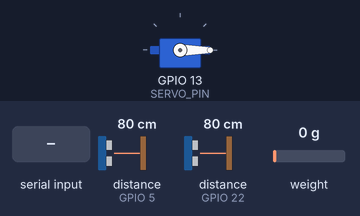
Bench run of a sketch on a simulated ESP32. Shown: servo. Wiring (inferred from the names in the program): 2 × ultrasonic range finder: trigger GPIO 18, echo GPIO 5 / trigger GPIO 23, echo GPIO 22. The inputs (shaded band) are chosen by the test bench; at power-on: distance to the obstacle (sensors on GPIO 5, GPIO 22) 80 cm, weight on the scale 0 g. The echo pulse lasts 58.3 µs per cm; WiFi joins after 1.5 s; servers stay silent unless stated; uploads are accepted with an empty reply; what the sketch prints to the serial monitor is not drawn.

Above: at 3.7 s.
3.8 s: "1" received over Serial
At 4.6 s:
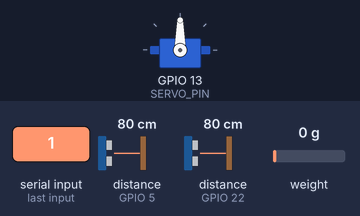
6.3 s: "0" received over Serial
At 6.8 s:
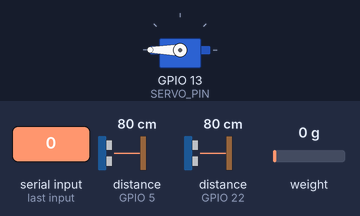
Timing chart, 0 to 9.3 s (numbered marks = the images above; inputs shaded):
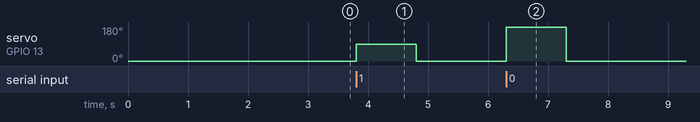

Measured:
- after the input at 3.8 s, servo on GPIO 13 (SERVO_PIN): 0° → 90° at once, → 0° 1.0 s later
- after the input at 6.3 s, servo on GPIO 13 (SERVO_PIN): 0° → 180° at once, → 0° 1.0 s later

The sketch:

esp32_main.ino
```cpp
/*
 * AIoT Smart Waste Management System
 * ====================================
 * ESP32 Firmware
 *
 * Components:
 *   - Ultrasonic Sensor 1 (Compartment 1 - Recyclable)  : Trig=GPIO23, Echo=GPIO22
 *   - Ultrasonic Sensor 2 (Compartment 2 - Non-Recyclable): Trig=GPIO18, Echo=GPIO5
 *   - Weight Sensor (HX711 Load Cell)                    : SCK=GPIO32, DT=GPIO33
 *   - Servo Motor                                        : GPIO13
 *   - Wi-Fi for sending alerts to backend server
 *
 * Serial Commands from Python ML script:
 *   '1' → Recyclable    → Servo rotates CLOCKWISE     (90°)
 *   '0' → NonRecyclable → Servo rotates ANTI-CLOCKWISE (180°)
 */

#include <WiFi.h>
#include <HTTPClient.h>
#include <ESP32Servo.h>
#include <HX711.h>

// ─── WiFi Credentials ────────────────────────────────────────────────────────
const char* SSID       = "YOUR_WIFI_SSID";
const char* PASSWORD   = "YOUR_WIFI_PASSWORD";

// ─── Backend Server ───────────────────────────────────────────────────────────
// Replace with your server IP (same network)
const char* SERVER_URL = "http://192.168.1.100:5000";

// ─── Pin Definitions ─────────────────────────────────────────────────────────
// Ultrasonic Sensor 1 (Recyclable compartment)
#define TRIG1  23
#define ECHO1  22

// Ultrasonic Sensor 2 (Non-recyclable compartment)
#define TRIG2  18
#define ECHO2  5

// HX711 Weight Sensor
#define HX711_SCK  32
#define HX711_DT   33

// Servo Motor
#define SERVO_PIN  13

// ─── Thresholds ───────────────────────────────────────────────────────────────
#define LEVEL_THRESHOLD_CM  10    // Alert when waste level < 10cm from sensor
#define WEIGHT_THRESHOLD_KG 5.0   // Alert when weight > 5kg

// ─── Objects ─────────────────────────────────────────────────────────────────
Servo wasteServo;
HX711 scale;

// ─── State ───────────────────────────────────────────────────────────────────
bool alertSent1 = false;
bool alertSent2 = false;
bool weightAlertSent = false;

// ─── Helpers ─────────────────────────────────────────────────────────────────
float measureDistance(int trigPin, int echoPin) {
  digitalWrite(trigPin, LOW);
  delayMicroseconds(2);
  digitalWrite(trigPin, HIGH);
  delayMicroseconds(10);
  digitalWrite(trigPin, LOW);
  long duration = pulseIn(echoPin, HIGH, 30000);
  return (duration * 0.034) / 2.0;   // cm
}

float readWeight() {
  if (scale.is_ready()) {
    return scale.get_units(5);        // Average of 5 readings in kg
  }
  return -1.0;
}

void sendAlert(String type, float value, String unit) {
  if (WiFi.status() != WL_CONNECTED) return;

  HTTPClient http;
  String url = String(SERVER_URL) + "/api/alert";
  http.begin(url);
  http.addHeader("Content-Type", "application/json");

  String body = "{\"type\":\"" + type + "\","
                 "\"value\":" + String(value, 2) + ","
                 "\"unit\":\"" + unit + "\"}";

  int code = http.POST(body);
  Serial.printf("Alert sent [%s=%.2f%s] → HTTP %d\n",
                type.c_str(), value, unit.c_str(), code);
  http.end();
}

void updateBinStatus(float level1, float level2, float weight) {
  if (WiFi.status() != WL_CONNECTED) return;

  HTTPClient http;
  String url = String(SERVER_URL) + "/api/bin/status";
  http.begin(url);
  http.addHeader("Content-Type", "application/json");

  String body = "{\"level_recyclable\":" + String(level1, 1) + ","
                 "\"level_nonrecyclable\":" + String(level2, 1) + ","
                 "\"weight\":" + String(weight, 2) + "}";

  http.POST(body);
  http.end();
}

// ─── Servo Control ────────────────────────────────────────────────────────────
void servoClockwise() {
  // Recyclable → rotate to 90°
  wasteServo.write(90);
  delay(1000);
  wasteServo.write(0);   // Return to neutral
}

void servoAntiClockwise() {
  // Non-Recyclable → rotate to 180°
  wasteServo.write(180);
  delay(1000);
  wasteServo.write(0);   // Return to neutral
}

// ─── Setup ───────────────────────────────────────────────────────────────────
void setup() {
  Serial.begin(9600);

  // Pin modes
  pinMode(TRIG1, OUTPUT); pinMode(ECHO1, INPUT);
  pinMode(TRIG2, OUTPUT); pinMode(ECHO2, INPUT);

  // Servo
  wasteServo.attach(SERVO_PIN);
  wasteServo.write(0);

  // HX711 Scale
  scale.begin(HX711_DT, HX711_SCK);
  scale.set_scale(2280.f);    // Calibration factor — adjust for your load cell
  scale.tare();                // Reset to zero
  Serial.println("Scale tared.");

  // WiFi
  WiFi.begin(SSID, PASSWORD);
  Serial.print("Connecting to WiFi");
  int attempts = 0;
  while (WiFi.status() != WL_CONNECTED && attempts < 20) {
    delay(500);
    Serial.print(".");
    attempts++;
  }
  if (WiFi.status() == WL_CONNECTED) {
    Serial.println("\nWiFi connected. IP: " + WiFi.localIP().toString());
  } else {
    Serial.println("\nWiFi failed. Running offline.");
  }

  Serial.println("AIoT Waste System Ready.");
}

// ─── Main Loop ────────────────────────────────────────────────────────────────
void loop() {

  // 1. Check for ML classification command from Python via Serial
  if (Serial.available() > 0) {
    char cmd = Serial.read();
    if (cmd == '1') {
      Serial.println("Recyclable → Servo CLOCKWISE");
      servoClockwise();
    } else if (cmd == '0') {
      Serial.println("NonRecyclable → Servo ANTI-CLOCKWISE");
      servoAntiClockwise();
    }
  }

  // 2. Read sensors every 5 seconds
  static unsigned long lastRead = 0;
  if (millis() - lastRead >= 5000) {
    lastRead = millis();

    float dist1  = measureDistance(TRIG1, ECHO1);
    float dist2  = measureDistance(TRIG2, ECHO2);
    float weight = readWeight();

    Serial.printf("Level1: %.1fcm | Level2: %.1fcm | Weight: %.2fkg\n",
                  dist1, dist2, weight);

    // 3. Send status update to backend
    updateBinStatus(dist1, dist2, weight);

    // 4. Level alerts
    if (dist1 > 0 && dist1 < LEVEL_THRESHOLD_CM && !alertSent1) {
      sendAlert("level_recyclable", dist1, "cm");
      alertSent1 = true;
    } else if (dist1 >= LEVEL_THRESHOLD_CM) {
      alertSent1 = false;   // Reset when bin is emptied
    }

    if (dist2 > 0 && dist2 < LEVEL_THRESHOLD_CM && !alertSent2) {
      sendAlert("level_nonrecyclable", dist2, "cm");
      alertSent2 = true;
    } else if (dist2 >= LEVEL_THRESHOLD_CM) {
      alertSent2 = false;
    }

    // 5. Weight alert
    if (weight > WEIGHT_THRESHOLD_KG && !weightAlertSent) {
      sendAlert("weight", weight, "kg");
      weightAlertSent = true;
    } else if (weight <= WEIGHT_THRESHOLD_KG) {
      weightAlertSent = false;
    }
  }
}
```
